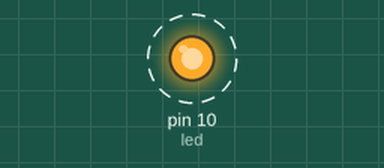
Simulated run of this sketch. Board: Arduino Uno, built with avr-gcc and run on an emulated ATmega328P. Shown: output pins drawn as LEDs (lit = HIGH). Dashed ring = blinking.

Above: at 0.2 s.
Timing chart, 0 to 3.0 s (numbered marks = the images above):
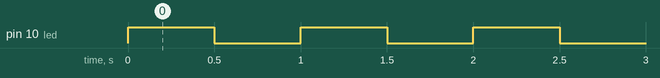

Measured:
- by itself, pin 10 (led): alternates HIGH for 0.50 s and LOW for 0.50 s

The sketch:

P04_Blink10.ino
```cpp
int pin;  //dichiaro la variabile

int led = 10;  //dichiaro e assegno

void setup() {
  pinMode(led, OUTPUT);
  pin = 0;  //assegno un valore
}

void loop() {
  digitalWrite(led, HIGH);
  delay(500);
  digitalWrite(led, LOW);
  delay(500);
}
```
